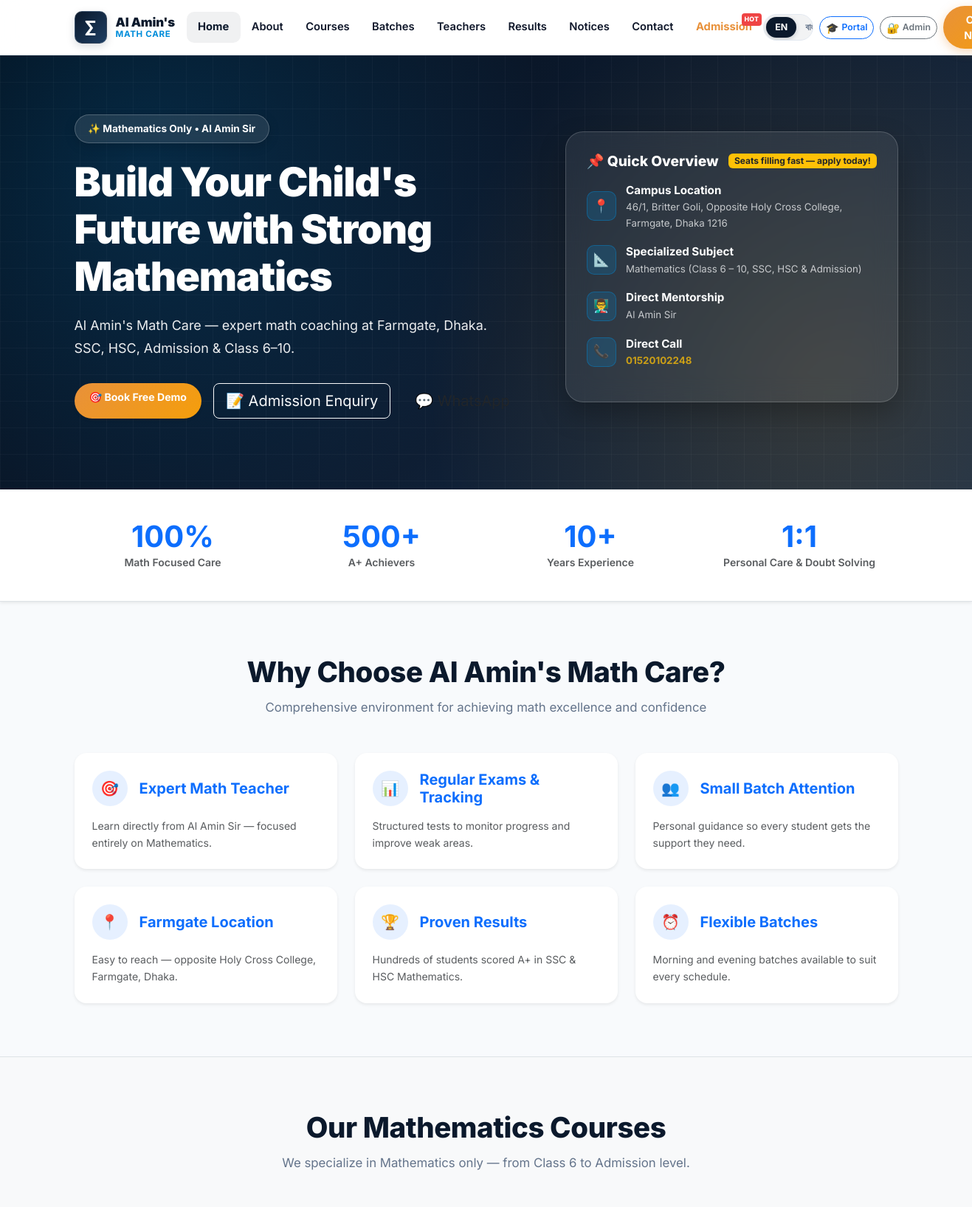
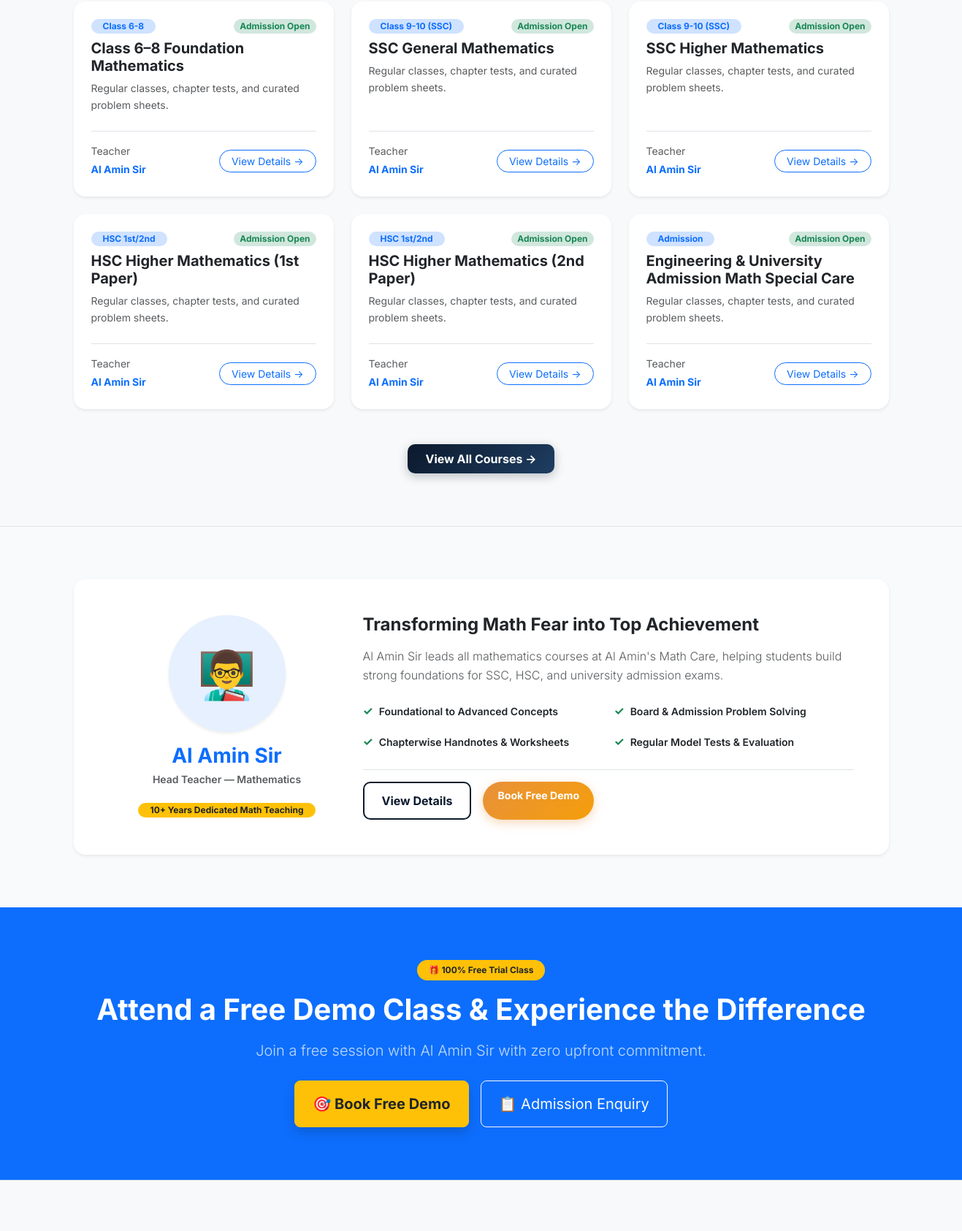
The page / (upper part) on the database its author committed (2 pictures, top to bottom).
### tables this page shows
CREATE TABLE IF NOT EXISTS `courses` (
  `id` INT UNSIGNED AUTO_INCREMENT PRIMARY KEY,
  `slug` VARCHAR(150) NOT NULL UNIQUE,
  `title_en` VARCHAR(200) NOT NULL,
  `title_bn` VARCHAR(200) DEFAULT NULL,
  `class_level` VARCHAR(50) NOT NULL,
  `math_category` ENUM('general_math', 'higher_math_1st', 'higher_math_2nd', 'combined_higher_math', 'admission_engineering_math') NOT NULL DEFAULT 'general_math',
  `course_type` ENUM('regular', 'crash', 'model_test', 'special_care') DEFAULT 'regular',
  `duration` VARCHAR(50) DEFAULT NULL,
  `fee` DECIMAL(10,2) NOT NULL DEFAULT 0.00,
  `fee_display_en` VARCHAR(80) DEFAULT 'Contact us',
  `fee_display_bn` VARCHAR(80) DEFAULT 'যোগাযোগ করুন',
  `teacher_id` INT UNSIGNED DEFAULT NULL,
  `description_en` TEXT DEFAULT NULL,
  `description_bn` TEXT DEFAULT NULL,
  `is_popular` TINYINT(1) DEFAULT 0,
  `is_active` TINYINT(1) DEFAULT 1,
  `is_deleted` TINYINT(1) DEFAULT 0,
  `created_at` TIMESTAMP DEFAULT CURRENT_TIMESTAMP,
  FOREIGN KEY (`teacher_id`) REFERENCES `teachers`(`id`) ON DELETE SET NULL
);

### index.php (the view, shortened to what the rows shown need)
<?php
require_once __DIR__ . '/includes/i18n.php';
require_once __DIR__ . '/includes/helpers.php';
$config    = app_config();
$featuredCourses = [];
try {
    $pdo = db();
    $featuredCourses = $pdo->query('SELECT * FROM courses WHERE is_deleted = 0 AND is_active = 1 ORDER BY id ASC LIMIT 6')->fetchAll();
} catch (Throwable $e) {
    $featuredCourses = courses_data();
}
require __DIR__ . '/includes/header.php';
?>
<section class="hero-section">
    <div class="container">
        <div class="row align-items-center g-4">
            <div class="col-lg-7">
                <div class="hero-content">
                    <h1 class="hero-title">
                        <?= e(__('hero_headline')) ?>
                    </h1>
                </div>
            </div>
        </div>
    </div>
</section>
<section class="section">
    <div class="container">
        <div class="section-header">
            <h2><?= e(__('section_why_title')) ?></h2>
        </div>
    </div>
</section>
<section class="section bg-light border-top border-bottom">
    <div class="container">
        <div class="section-header">
            <h2><?= e(__('section_courses_title')) ?></h2>
        </div>
        <div class="row g-4">
            <?php if (!empty($featuredCourses)): ?>
                <?php foreach ($featuredCourses as $c): ?>
                <?php
                    $title = $locale === 'bn' ? ($c['title_bn'] ?? $c['title_en'] ?? $c['subject'] ?? 'Math Course') : ($c['title_en'] ?? $c['subject'] ?? 'Math Course');
                    $classLevel = $c['class_level'] ?? $c['class'] ?? 'All';
                    $slug = $c['slug'] ?? 'course';
                ?>
                <div class="col-md-6 col-lg-4">
                    <div class="card h-100 border-0 shadow-sm rounded-4 overflow-hidden">
                        <div class="card-body p-4 d-flex flex-direction-column flex-column justify-content-between">
                            <div>
                                <div class="d-flex justify-content-between align-items-start mb-2">
                                    <span class="badge bg-primary-subtle text-primary fw-bold px-3 py-1 rounded-pill">
                                        <?= e($classLevel) ?>
                                    </span>
                                    <span class="badge bg-success-subtle text-success fw-bold px-2 py-1 rounded-pill small">
                                        <?= e(__('course_status_open')) ?>
                                    </span>
                                </div>
                                <h5 class="card-title fw-bold text-dark mb-2 mt-2"><?= e($title) ?></h5>
                                <p class="card-text text-muted small mb-3">
                                    <?= e($locale === 'bn' ? ($c['short_description_bn'] ?? 'নিয়মিত ক্লাস, অধ্যায়ভিত্তিক পরীক্ষা ও স্পেশাল প্র্যাকটিস শিট।') : ($c['short_description_en'] ?? 'Regular classes, chapter tests, and curated problem sheets.')) ?>
                                </p>
                            </div>
                            <div class="pt-3 border-top mt-2 d-flex justify-content-between align-items-center">
                                <div>
                                    <small class="text-muted d-block"><?= e(__('course_teacher')) ?></small>
                                    <strong class="text-primary small"><?= e($c['teacher'] ?? $config['head_teacher']) ?></strong>
                                </div>
                                <a href="<?= e(base_url('course-details.php?slug=' . urlencode((string)$slug))) ?>" class="btn btn-sm btn-outline-primary rounded-pill px-3">
                                    <?= e(__('btn_view_details')) ?> →
                                </a>
                            </div>
                        </div>
                    </div>
                </div>
                <?php endforeach; ?>
            <?php endif; ?>
        </div>
    </div>
</section>
<section class="py-5 bg-primary text-white position-relative overflow-hidden">
    <div class="container text-center py-4">
        <h2 class="display-6 fw-bold mb-3"><?= $locale === 'bn' ? 'একটি ফ্রি ডেমো ক্লাসে অংশ নিয়ে নিজেই যাচাই করুন' : 'Attend a Free Demo Class & Experience the Difference' ?></h2>
    </div>
</section>
<?php require __DIR__ . '/includes/footer.php'; ?>

### rows shown on the page
courses: class_level "Class 6-8", title_en "Class 6–8 Foundation Mathematics", short_description_en "Regular classes, chapter tests, and curated problem sheets.", teacher "Al Amin Sir"
courses: class_level "Class 9-10 (SSC)", title_en "SSC General Mathematics", short_description_en "Regular classes, chapter tests, and curated problem sheets.", teacher "Al Amin Sir"
courses: class_level "Class 9-10 (SSC)", title_en "SSC Higher Mathematics", short_description_en "Regular classes, chapter tests, and curated problem sheets.", teacher "Al Amin Sir"
courses: class_level "HSC 1st/2nd", title_en "HSC Higher Mathematics (1st Paper)", short_description_en "Regular classes, chapter tests, and curated problem sheets.", teacher "Al Amin Sir"
courses: class_level "HSC 1st/2nd", title_en "HSC Higher Mathematics (2nd Paper)", short_description_en "Regular classes, chapter tests, and curated problem sheets.", teacher "Al Amin Sir"
courses: class_level "Admission", title_en "Engineering & University Admission Math Special Care", short_description_en "Regular classes, chapter tests, and curated problem sheets.", teacher "Al Amin Sir"

### other values the page prints
__('nav_home') "Home"
__('nav_about') "About"
__('nav_courses') "Courses"
__('nav_batches') "Batches"
__('nav_teachers') "Teachers"
__('nav_results') "Results"
__('nav_notices') "Notices"
__('nav_contact') "Contact"
__('nav_admission') "Admission"
__('hero_badge') "Mathematics Only • Al Amin Sir"
__('hero_headline') "Build Your Child's Future with Strong Mathematics"
__('hero_subheadline') "Al Amin's Math Care — expert math coaching at Farmgate, Dhaka. SSC, HSC, Admission & Class 6–10."
__('btn_free_demo') "Book Free Demo"
__('btn_admission') "Admission Enquiry"
__('hero_seats_left') "Seats filling fast — apply today!"
